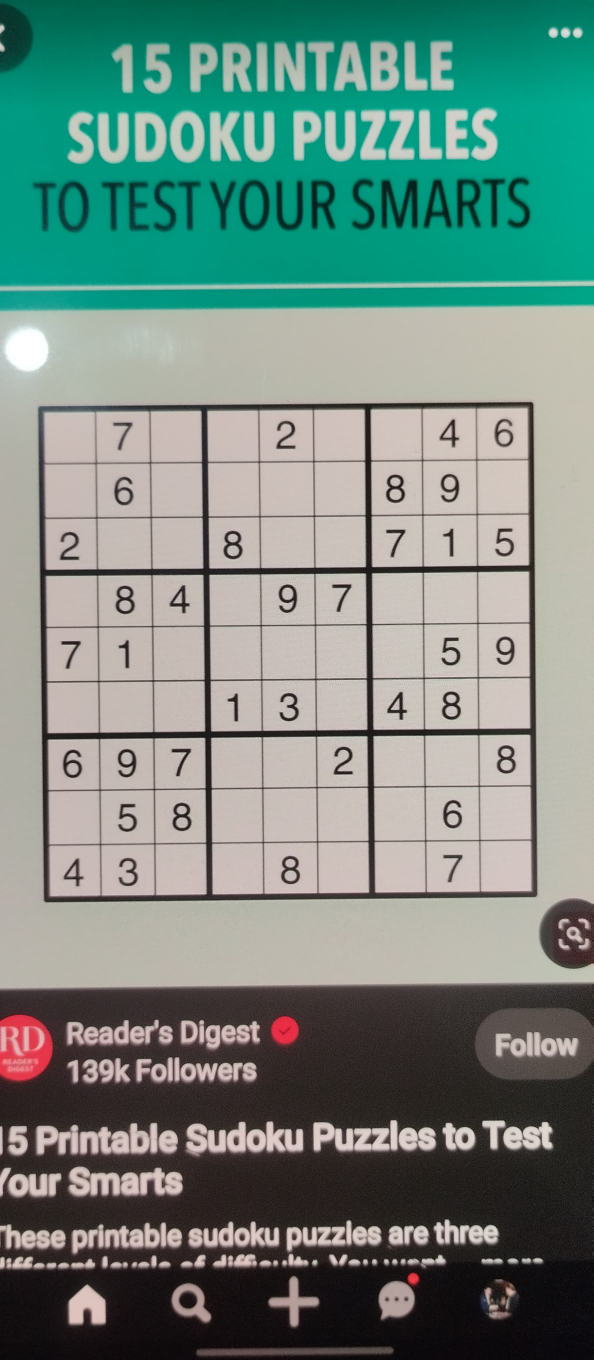
#> input picture Captured Image.jpg, 1780 x 4080 px, given as the content of the folder C:/Users/rizky/Downloads/aug, which was not available (shown at 1/3 size); the run also reads 1 picture not shown here
$ jupyter execute --allow-errors pcd_system_sudoku_solver.ipynb   (shell and % lines are left out)   (text cells are left out)
#> lines starting #> are read from the running program, lines starting #| are printed output that depends on the picture; after the words box and inside, x2 and y2 are one past the last pixel; in counts of white or black regions, pixels touching at a corner belong together; pictures that were not available may be replaced by others from this repository, and a replacement may not be noted
[cell 1]
import os
import kaggle
import zipfile
import logging

def download_kaggle_dataset(dataset: str, dir_name: str = "data") -> None:
    initial_dir = os.getcwd()  # Simpan direktori awal
    if not os.path.isdir(dir_name):
        os.mkdir(dir_name)
    os.chdir(dir_name)

    # Download dataset
    kaggle.api.dataset_download_files(dataset, path='.', unzip=True)

    os.chdir(initial_dir)  # Kembali ke direktori awal

# Atur logging
logging.basicConfig(level=logging.INFO)

# Panggil fungsi dengan nama dataset Kaggle dan parameter yang sesuai
download_kaggle_dataset("macfooty/sudoku-box-detection", dir_name="sudoku-box-detection")
download_kaggle_dataset("karnikakapoor/digits", dir_name="digits")
download_kaggle_dataset("karnikakapoor/su-puzzle", dir_name="su-puzzle")

[cell 2]
#Loading Libraries
import numpy as np
import pandas as pd
import seaborn as sns
import matplotlib.pyplot as plt
import os, random
import cv2
from glob import glob
import sklearn
from sklearn.model_selection import train_test_split
import tensorflow as tf
from tensorflow import keras
from tensorflow.keras.preprocessing.image import ImageDataGenerator, load_img
from keras.utils import to_categorical
from tensorflow.keras.models import Sequential
from tensorflow.keras.layers import Activation, Dropout, Dense, Flatten, BatchNormalization, Conv2D, MaxPooling2D
from tensorflow.keras.optimizers import RMSprop
from tensorflow.keras import backend as K
from tensorflow.keras.preprocessing import image
from sklearn.metrics import accuracy_score, classification_report
from pathlib import Path
from PIL import Image
from keras.models import load_model

[cell 3]
# Specify the path to the dataset
base_path = r"C:\Users\rizky\Downloads\dataset\digits\digits updated\digits updated"

# Check if the base path exists
if not os.path.exists(base_path):
    print(f"Base path does not exist: {base_path}")
else:
    data = os.listdir(base_path)
    data_X = []
    data_y = []
    data_classes = len(data)

    for i in range(data_classes):
        class_path = os.path.join(base_path, str(i))

        # Check if the class path exists
        if not os.path.exists(class_path):
            print(f"Class path does not exist: {class_path}")
            continue

        data_list = os.listdir(class_path)
        for j in data_list:
            img_path = os.path.join(class_path, j)

            # Check if the image path exists
            if not os.path.exists(img_path):
                print(f"Image path does not exist: {img_path}")
                continue

            pic = cv2.imread(img_path)
            if pic is None:
                print(f"Failed to read image: {img_path}")
                continue

            pic = cv2.resize(pic, (32, 32))
            data_X.append(pic)
            data_y.append(i)

    if len(data_X) == len(data_y):
        print("Total Datapoints = ", len(data_X))
    else:
        print("Mismatch in the number of images and labels")

    # Convert to numpy arrays
    data_X = np.array(data_X)
    data_y = np.array(data_y)

[cell 4]
from keras.datasets import mnist

# Load MNIST dataset
#> (the rest of this cell did not finish here and is left out)

#> (a cell that did not finish here is left out)

#> (a cell that did not finish here is left out)

[cell 7]
# Preprocessing the images for neuralnet

def Prep(img):
    img = cv2.cvtColor(img,cv2.COLOR_BGR2GRAY) #making image grayscale
    img = cv2.equalizeHist(img) #Histogram equalization to enhance contrast
    img = img/255 #normalizing
    return img

#> (the rest of this cell did not finish here and is left out)

#> (a cell that did not finish here is left out)

#> (a cell that did not finish here is left out)

#> (a cell that did not finish here is left out)

#> (a cell that did not finish here is left out)

[cell 12]
# Plot the loss and accuracy curves for training and validation
fig, ax = plt.subplots(2,1)
#> (the rest of this cell did not finish here and is left out)

[cell 13]
from sklearn.metrics import confusion_matrix, ConfusionMatrixDisplay
import matplotlib.pyplot as plt
import numpy as np

# Predict the values from the validation dataset
#> (the rest of this cell did not finish here and is left out)

[cell 14]
import tensorflow as tf
# Save the model
#> (the rest of this cell did not finish here and is left out)

#> (a cell that did not finish here is left out)

[cell 16]
# Randomly select an image from the dataset

folder=r"C:\Users\rizky\Downloads\aug"

a=random.choice(os.listdir(folder))
print(a)
sudoku_a = cv2.imread(folder+'/'+a)
#> sudoku_a is the input picture: shape (4080, 1780, 3); mean B, G, R 127.9, 136.9, 115.5
plt.figure()
plt.imshow(sudoku_a)
plt.show()

[cell 17]
#Preprocessing image to be read
sudoku_a = cv2.resize(sudoku_a, (450,450))
#> sudoku_a: shape (450, 450, 3)

# function to greyscale, blur and change the receptive threshold of image
def preprocess(image):
    gray = cv2.cvtColor(image, cv2.COLOR_BGR2GRAY)
    blur = cv2.GaussianBlur(gray, (3,3),6)
    blur = cv2.bilateralFilter(gray,9,75,75)
    threshold_img = cv2.adaptiveThreshold(blur,255,1,1,11,2)
    return threshold_img

threshold = preprocess(sudoku_a)
#> in preprocess, `blur = cv2.GaussianBlur(gray, (3,3),6)`:
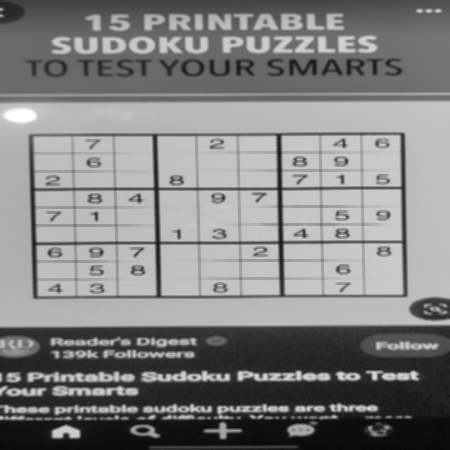
#> blur: shape (450, 450); min 7, max 255, mean 129.3
#> in preprocess, `threshold_img = cv2.adaptiveThreshold(blur,255,1,1,11,2)`:
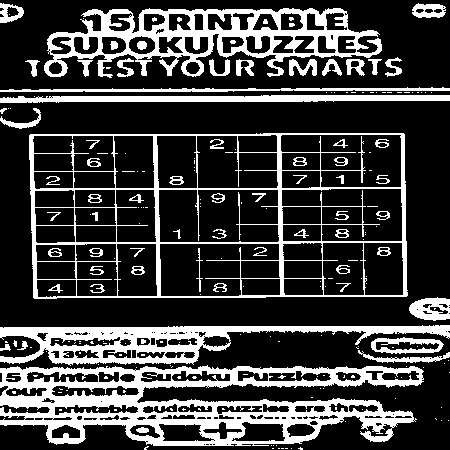
#> threshold_img: shape (450, 450); 24.9% white; 218 white regions (149 under 20 px)

#let's look at what we have got
plt.figure()
plt.imshow(threshold)
plt.show()

[cell 18]
# Finding the outline of the sudoku puzzle in the image
contour_1 = sudoku_a.copy()
contour_2 = sudoku_a.copy()
contour, hierarchy = cv2.findContours(threshold,cv2.RETR_EXTERNAL,cv2.CHAIN_APPROX_SIMPLE)
#> contour = 86 contours, 62 with area under 20; largest, box (x1, y1, x2, y2) and area: (29, 133, 408, 299) 60990, (0, 365, 424, 446) 22722, (44, 8, 382, 78) 13958, (0, 325, 450, 366) 8030, (0, 95, 450, 103) 2264
cv2.drawContours(contour_1, contour,-1,(0,255,0),3)
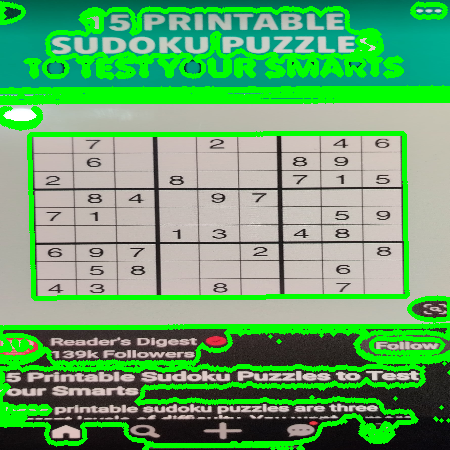
#> contour_1: shape (450, 450, 3); mean B, G, R 109.5, 167.1, 104.4

#let's see what we got
plt.figure()
plt.imshow(contour_1)
plt.show()

[cell 19]
def main_outline(contour):
    biggest = np.array([])
    max_area = 0
    for i in contour:
        area = cv2.contourArea(i)
        if area >50:
            peri = cv2.arcLength(i, True)
            approx = cv2.approxPolyDP(i , 0.02* peri, True)
            if area > max_area and len(approx) ==4:
                biggest = approx
                max_area = area
    return biggest ,max_area

def reframe(points):
    points = points.reshape((4, 2))
    points_new = np.zeros((4,1,2),dtype = np.int32)
    add = points.sum(1)
    points_new[0] = points[np.argmin(add)]
    points_new[3] = points[np.argmax(add)]
    diff = np.diff(points, axis =1)
    points_new[1] = points[np.argmin(diff)]
    points_new[2] = points[np.argmax(diff)]
    return points_new


black_img = np.zeros((450,450,3), np.uint8)
biggest, maxArea = main_outline(contour)
#> the loop in main_outline, `for i in contour:` made 86 passes
#> (area, peri, biggest, max_area) on passes 32, 45, 47: (285.5, 236.6, [[358, 350], [382, 362], [449, 356], [374, 358]], 285.5), (8030.5, 1230, [[449, 325], [0, 327], [40, 344], [0, 361]], 8030.5), (60990, 1084.4, [[404, 134], [30, 134], [33, 297], [406, 296]], 60990)
#> (area, peri, approx) on passes 53, 71, 84: (2264, 936.4, [[449, 95], [0, 102]]), (839.5, 922.1, [[449, 88], [0, 91]]), (13958, 1555.1, [[44, 70], [381, 44], [92, 9]])
#> after the loop in main_outline, `for i in contour:`: max_area = 60990
#> biggest = [[404, 134], [30, 134], [33, 297], [406, 296]]; maxArea = 60990
if biggest.size != 0:
    biggest = reframe(biggest)
#> in reframe, `points = points.reshape((4, 2))`: points = [[404, 134], [30, 134], [33, 297], [406, 296]]
#> in reframe, `add = points.sum(1)`: add = [538, 164, 330, 702]
#> in reframe, `diff = np.diff(points, axis =1)`: diff = [-270, 104, 264, -110]
#> biggest = [[30, 134], [404, 134], [33, 297], [406, 296]]
    cv2.drawContours(contour_2,biggest,-1, (0,255,0),10)
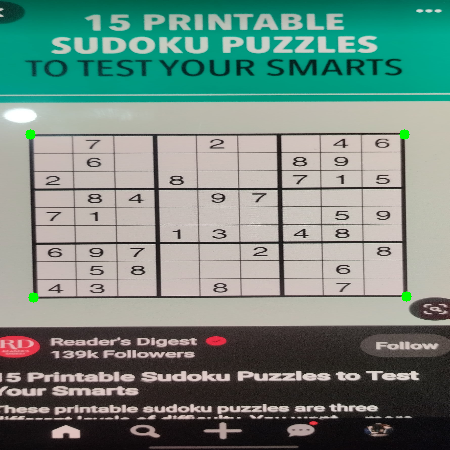
#> contour_2: shape (450, 450, 3); mean B, G, R 127.5, 136.9, 115.1
    pts1 = np.float32(biggest)
#> pts1 = [[30, 134], [404, 134], [33, 297], [406, 296]]
    pts2 = np.float32([[0,0],[450,0],[0,450],[450,450]])
    matrix = cv2.getPerspectiveTransform(pts1,pts2)
#> matrix = [[1.19, -0.022, -32.84], [3.8e-16, 2.75, -368], [-1.64e-05, -1.59e-05, 1]]
    imagewrap = cv2.warpPerspective(sudoku_a,matrix,(450,450))
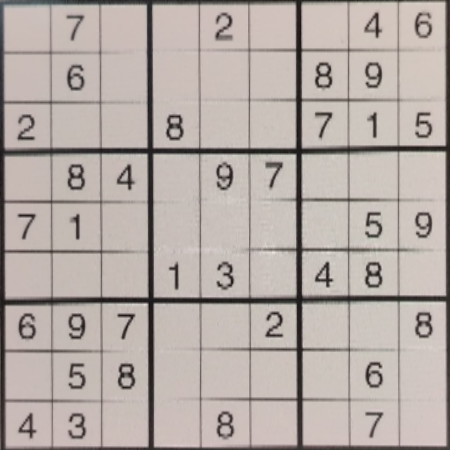
#> imagewrap: shape (450, 450, 3); mean B, G, R 166.5, 171.5, 181.1
    imagewrap =cv2.cvtColor(imagewrap, cv2.COLOR_BGR2GRAY)
#> imagewrap: shape (450, 450)

plt.figure()
plt.imshow(imagewrap,cmap='gray')
plt.show()

[cell 20]
def splitcells(img):
    rows = np.vsplit(img, 9)
    boxes = []
    for r in rows:
        cols = np.hsplit(r, 9)
        for box in cols:
            # Reduce noise
            denoised_box = cv2.fastNlMeansDenoising(box, None, 30, 7, 21)
            # Convert to black and white
            _, bw_box = cv2.threshold(denoised_box, 128, 255, cv2.THRESH_BINARY + cv2.THRESH_OTSU)
            boxes.append(bw_box)
    return boxes

[cell 21]
sudoku_cell = splitcells(imagewrap)
#> in splitcells, `rows = np.vsplit(img, 9)`: rows = 9 items
#> the loop in splitcells, `for r in rows:` made 9 passes
#> after the loop in splitcells, `for r in rows:`:
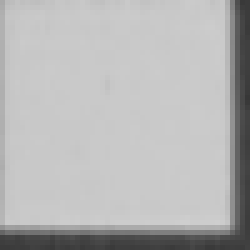
#> box: shape (50, 50) (shown 5 times larger); min 55, max 207, mean 181.6
#> after the loop in splitcells, `for r in rows:`: boxes = 81 items
#> sudoku_cell = 81 items
#Let's have alook at the last cell
plt.figure()
plt.imshow(sudoku_cell[2])
plt.show()

[cell 22]
def CropCell(cells):
    Cells_croped = []
    for image in cells:

        img = np.array(image)
        img = img[4:46, 6:46]
        img = Image.fromarray(img)
        Cells_croped.append(img)

    return Cells_croped

sudoku_cell_croped= CropCell(sudoku_cell)
#> the loop in CropCell, `for image in cells: ` made 81 passes
#> sudoku_cell_croped = 81 items
#Let's have alook at the last cell
plt.figure()
plt.imshow(sudoku_cell_croped[2])
plt.show()
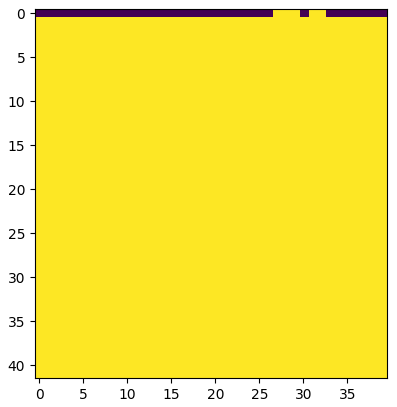
#> figure drawn by matplotlib, 1 panel

[cell 23]
# Importing puzzle to be solved
puzzle = r"captured Image1.jpg"

# puzzle=random.choice(os.listdir(folder_2))
# print(puzzle)
puzzle = cv2.imread(puzzle)
plt.figure()
plt.imshow(puzzle)
plt.show()

[cell 24]
# Resizing puzzle to be solved
puzzle = cv2.resize(puzzle, (450,450))
# Preprocessing Puzzle
su_puzzle = preprocess(puzzle)

# Finding the outline of the sudoku puzzle in the image
su_contour_1= su_puzzle.copy()
su_contour_2= su_puzzle.copy()
su_contour, hierarchy = cv2.findContours(su_puzzle,cv2.RETR_EXTERNAL,cv2.CHAIN_APPROX_SIMPLE)
#> su_contour has the same summary as contour
cv2.drawContours(su_contour_1, su_contour,-1,(0,255,0),3)
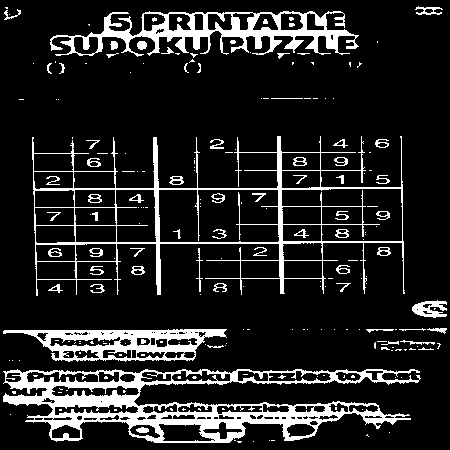
#> su_contour_1: shape (450, 450); 14.1% white; 213 white regions (147 under 20 px), largest, box (x1, y1, x2, y2) and area: (3, 369, 421, 443) 10322, (32, 136, 405, 296) 5842, (50, 11, 359, 57) 4977

black_img = np.zeros((450,450,3), np.uint8)
su_biggest, su_maxArea = main_outline(su_contour)
#> the loop in main_outline (call 2), `for i in contour:` made 86 passes
#> su_biggest = [[404, 134], [30, 134], [33, 297], [406, 296]]; su_maxArea = 60990
if su_biggest.size != 0:
    su_biggest = reframe(su_biggest)
#> su_biggest = [[30, 134], [404, 134], [33, 297], [406, 296]]
    cv2.drawContours(su_contour_2,su_biggest,-1, (0,255,0),10)
#> su_contour_2: shape (450, 450); 24.9% white; 218 white regions (149 under 20 px), largest, box (x1, y1, x2, y2) and area: (0, 365, 424, 446) 15634, (44, 8, 382, 78) 8768, (29, 133, 408, 299) 8266
    su_pts1 = np.float32(su_biggest)
#> su_pts1 = [[30, 134], [404, 134], [33, 297], [406, 296]]
    su_pts2 = np.float32([[0,0],[450,0],[0,450],[450,450]])
    su_matrix = cv2.getPerspectiveTransform(su_pts1,su_pts2)
#> su_matrix has the same summary as matrix
    su_imagewrap = cv2.warpPerspective(puzzle,su_matrix,(450,450))
    su_imagewrap =cv2.cvtColor(su_imagewrap, cv2.COLOR_BGR2GRAY)

plt.figure()
plt.imshow(su_imagewrap)
plt.show()

[cell 25]
sudoku_cell = splitcells(su_imagewrap)
#> the loop in splitcells (call 2), `for r in rows:` made 9 passes
#Let's have alook at the last cell
plt.figure()
plt.imshow(sudoku_cell[7])
plt.show()
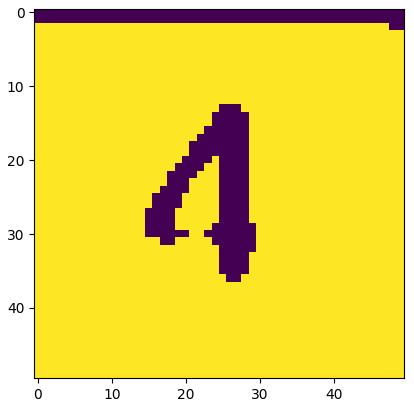
#> figure drawn by matplotlib, 1 panel

[cell 26]
def CropCell(cells):
    Cells_croped = []
    for image in cells:

        img = np.array(image)
        img = img[4:46, 6:46]
        img = Image.fromarray(img)
        Cells_croped.append(img)

    return Cells_croped

sudoku_cell_croped= CropCell(sudoku_cell)
#> the loop in CropCell, `for image in cells: ` made 81 passes
#> pass 3, in CropCell, `img = img[4:46, 6:46]`:
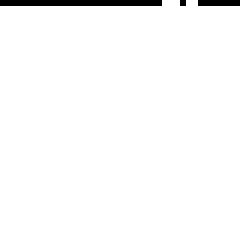
#> img: shape (42, 40) (shown 6 times larger); 97.9% white; black in thin lines or dots, all inside (x1, y1, x2, y2) = (0, 0, 40, 1)
#> after the loop in CropCell, `for image in cells:`: Cells_croped = 81 items
#Let's have alook at the last cell
plt.figure()
plt.imshow(sudoku_cell_croped[1])
plt.show()
